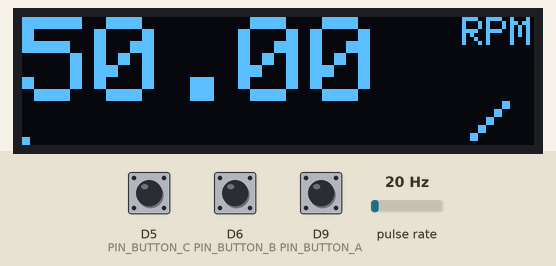
This program was run on a simulated Adafruit Feather M0. Parts: 128×32 one-colour display. Wiring (inferred from the names in the program): pulse sensor: data D10. The test bench sets the inputs (shaded band); at power-on: D5 (PIN_BUTTON_C) HIGH, D6 (PIN_BUTTON_B) HIGH, D9 (PIN_BUTTON_A) HIGH, pulse rate 20 Hz.

Above: at 5.2 s.
5.3 s: D5 (PIN_BUTTON_C) pulled LOW for 0.15 s
At 5.9 s:
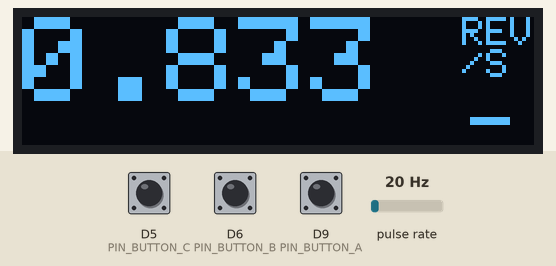
8.4 s: D6 (PIN_BUTTON_B) pulled LOW for 0.15 s
At 8.9 s:
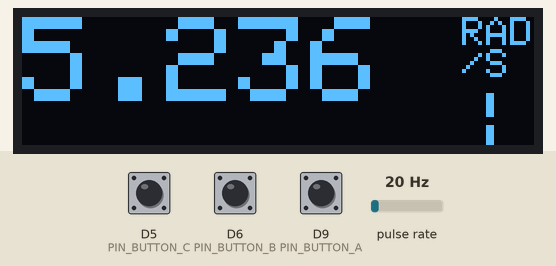
11.5 s: D9 (PIN_BUTTON_A) pulled LOW for 0.15 s
At 12.4 s:
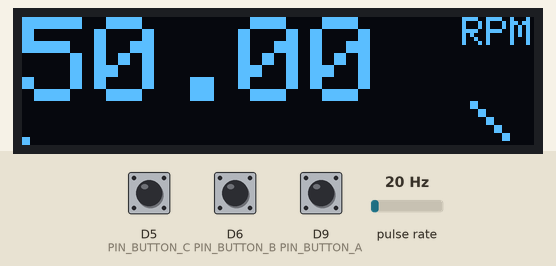
14.5 s: pulse rate (sensor on D10) set to 4 Hz
17.5 s: D5 (PIN_BUTTON_C) pulled LOW for 1 s
At 18.4 s:
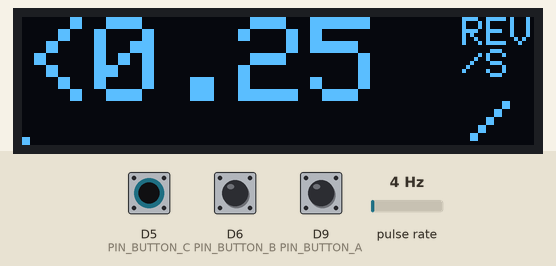
21.5 s: pulse rate (sensor on D10) set to 12 Hz
At 22.9 s:
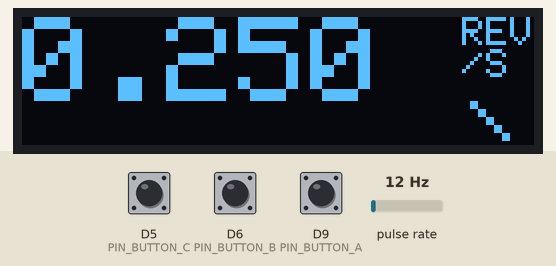
Timing chart, 0 to 24.5 s (numbered marks = the images above; inputs shaded):
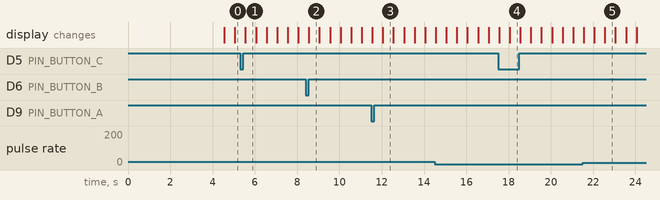

Measured:
- after the input at 5.3 s, the display: changes after 0.26 s (image 1)
- after the input at 8.4 s, the display: changes after 0.16 s (image 2)
- after the input at 11.5 s, the display: first differs from a run without the input after 0.56 s (image 3)
- after the input at 17.5 s, the display: first differs from a run without the input after 0.56 s (image 4)
- what the display in image 2 shows lasts 0.5 s, from 8.6 s to 9.1 s

The program:

main.cpp
```cpp
/*******************************************************************************
  Tachometer

  A stand-alone Arduino tachometer using a transmissive photointerrupter with an
  optical encoder disk.

  The rotation rate is displayed on an OLED screen. The units can be switched
  between RPM, rev/s and rad/s by pressing one of the OLED screen buttons. The
  display will go blank when no rotation has been detected after a certain
  timeout period.

  Hardware:
  - Adafruit Feather M4 Express (Adafruit #3857)
  - Adafruit FeatherWing OLED - 128x32 OLED Add-on For Feather (Adafruit #2900)
  - OMRON EE-SX1041 Transmissive Photomicrosensor
    Emitter on pin 10

  https://github.com/Dennis-van-Gils/project-Tachometer
  Dennis van Gils
  07-09-2022
*******************************************************************************/

#include <Arduino.h>
#include <SPI.h>
#include <Wire.h>

#include "Adafruit_GFX.h"
#include "Adafruit_SSD1306.h"
#include "DvG_StreamCommand.h"
#include "avdweb_Switch.h"

// Tacho settings
enum class TACHO_UNIT {
  RPM,   // rounds per minute
  REVPS, // revolutions per second
  RADPS, // rad per second
  EOL    // end-of-list
};

const uint8_t PIN_TACHO = 10;
const uint8_t N_SLITS_ON_DISK = 24; // Optical encoder disk
TACHO_UNIT unit = TACHO_UNIT::RPM;

// An interrupt service routine (ISR) will execute once an up-flank on the
// digital input of pin PIN_TACHO is detected. A single up-flank corresponds to
// light hitting the photodiode after having been dark.
const uint16_t N_UPFLANKS = 24;    // Number of up-flanks to average over
const uint16_t ISR_TIMEOUT = 4000; // [ms] Timeout to stop waiting for the ISR

// OLED display
const uint8_t PIN_BUTTON_A = 9;
const uint8_t PIN_BUTTON_B = 6;
const uint8_t PIN_BUTTON_C = 5;
Switch button_A = Switch(PIN_BUTTON_A, INPUT_PULLUP);
Switch button_B = Switch(PIN_BUTTON_B, INPUT_PULLUP);
Switch button_C = Switch(PIN_BUTTON_C, INPUT_PULLUP);

Adafruit_SSD1306 display = Adafruit_SSD1306(128, 32, &Wire);
const uint16_t T_DISPLAY = 500;       // [ms] Display refresh rate
const uint16_t T_SCREENSAVER = 20000; // [ms] Turn display off when at 0 RPM

// Instantiate serial port listener for receiving ASCII commands
const uint8_t CMD_BUF_LEN = 16;  // Length of the ASCII command buffer
char cmd_buf[CMD_BUF_LEN]{'\0'}; // The ASCII command buffer
DvG_StreamCommand sc(Serial, cmd_buf, CMD_BUF_LEN);

/*------------------------------------------------------------------------------
  Frequency detector
------------------------------------------------------------------------------*/

// Minimum detectable rotation rates
const double MIN_REVPS = 1000. * N_UPFLANKS / ISR_TIMEOUT / N_SLITS_ON_DISK;
const double MIN_RPM = MIN_REVPS * 60;
const double MIN_RADPS = MIN_REVPS * TWO_PI;

volatile bool isr_done = false;
volatile uint8_t isr_counter = 0;
volatile uint32_t T_upflanks = 0; // [us] Measured duration for N_UPFLANKS
double freq_upflanks = NAN;       // [Hz] Measured up-flank frequency

void isr_rising() {
  // Interrupt service routine for when an up-flank is detected on the input pin
  static uint32_t micros_start = 0;

  if (!isr_done) {
    if (isr_counter == 0) {
      micros_start = micros();
    }
    isr_counter++;
    if (isr_counter > N_UPFLANKS) {
      T_upflanks = micros() - micros_start;
      isr_done = true;
    }
  }
}

/*------------------------------------------------------------------------------
  setup
------------------------------------------------------------------------------*/

void setup() {
  Serial.begin(9600);

  // Tacho input
  pinMode(PIN_TACHO, INPUT_PULLDOWN);
  attachInterrupt(digitalPinToInterrupt(PIN_TACHO), isr_rising, RISING);

  // SSD1306_SWITCHCAPVCC = generate display voltage from 3.3V internally
  display.begin(SSD1306_SWITCHCAPVCC, 0x3C); // Address 0x3C for 128x32
  display.clearDisplay();                    // Clear the buffer
  display.setTextColor(SSD1306_WHITE);
  display.setCursor(0, 0);
  display.setTextSize(1);
  display.print("GITHUB.COM/");
  display.setCursor(0, 12);
  display.print("DENNIS-VAN-GILS/");
  display.setCursor(0, 24);
  display.print("PROJECT-TACHOMETER");
  display.display();
  delay(4000);
}

/*------------------------------------------------------------------------------
  loop
------------------------------------------------------------------------------*/

void loop() {
  uint32_t now = millis();
  static uint32_t tick = now;
  static uint32_t tick_isr = now;
  static bool alive_blinker = true;
  static bool update_anim = false;
  static uint8_t anim = 0;

  if (isr_done) {
    freq_upflanks = 1000000. / T_upflanks * N_UPFLANKS;
    update_anim = true;
    isr_counter = 0;
    isr_done = false;
    tick_isr = now;
  }

  if (now - tick_isr > ISR_TIMEOUT) {
    freq_upflanks = NAN;
  }

  double tacho_revps = freq_upflanks / N_SLITS_ON_DISK;
  double tacho_rpm = tacho_revps * 60.;
  double tacho_radps = tacho_revps * TWO_PI;

  // Listen for commands on the serial port
  if (sc.available()) {
    char *str_cmd = sc.getCommand();

    if (strcmp(str_cmd, "id?") == 0) {
      // Reply identity string
      Serial.println("Arduino, Tachometer v1.0");

    } else if (strncmp(str_cmd, "u", 1) == 0) {
      // Change unit
      uint8_t new_unit = parseIntInString(str_cmd, 1);
      if (new_unit == int(TACHO_UNIT::REVPS)) {
        unit = TACHO_UNIT::REVPS;
      } else if (new_unit == int(TACHO_UNIT::RADPS)) {
        unit = TACHO_UNIT::RADPS;
      } else {
        unit = TACHO_UNIT::RPM;
      }

    } else {
      // Report rotation rate
      if (unit == TACHO_UNIT::RPM) {
        Serial.print(tacho_rpm, tacho_rpm < 100 ? 2 : 1);
        Serial.println(" rpm");

      } else if (unit == TACHO_UNIT::REVPS) {
        Serial.print(tacho_revps, tacho_revps < 10 ? 3 : 2);
        Serial.println(" rev/s");

      } else if (unit == TACHO_UNIT::RADPS) {
        Serial.print(tacho_radps, tacho_radps < 10 ? 3 : 2);
        Serial.println(" rad/s");
      }
    }
  }

  // Read the buttons
  button_A.poll();
  button_B.poll();
  button_C.poll();
  if (button_A.pushed() || button_B.pushed() || button_C.pushed()) {
    unit = static_cast<TACHO_UNIT>((int(unit) + 1) % int(TACHO_UNIT::EOL));
  }

  // Refresh display
  if (now - tick_isr > T_SCREENSAVER) {
    // Screensaver engaged
    display.clearDisplay();
    display.display();
    delay(100);

  } else {
    if (now - tick >= T_DISPLAY) {
      tick = now;
      display.clearDisplay();

      // Draw rotation rate value
      display.setCursor(0, 0);
      display.setTextSize(3);

      if (unit == TACHO_UNIT::RPM) {
        if (!isnan(freq_upflanks)) {
          display.print(tacho_rpm, tacho_rpm < 100 ? 2 : 1);
        } else {
          display.print("<");
          display.print(MIN_RPM);
        }
        display.setTextSize(1);
        display.setCursor(110, 0);
        display.print("RPM");

      } else if (unit == TACHO_UNIT::REVPS) {
        if (!isnan(freq_upflanks)) {
          display.print(tacho_revps, tacho_revps < 10 ? 3 : 2);
        } else {
          display.print("<");
          display.print(MIN_REVPS);
        }
        display.setTextSize(1);
        display.setCursor(110, 0);
        display.print("REV");
        display.setCursor(110, 8);
        display.print("/S");

      } else if (unit == TACHO_UNIT::RADPS) {
        if (!isnan(freq_upflanks)) {
          display.print(tacho_radps, tacho_radps < 10 ? 3 : 2);
        } else {
          display.print("<");
          display.print(MIN_RADPS);
        }
        display.setTextSize(1);
        display.setCursor(110, 0);
        display.print("RAD");
        display.setCursor(110, 8);
        display.print("/S");
      }

      // Draw alive blinker
      alive_blinker = !alive_blinker;
      if (alive_blinker) {
        display.fillRect(0, 30, 2, 2, SSD1306_WHITE);
      }

      // Draw new readout animation
      display.setTextSize(2);
      display.setCursor(112, 19);
      if (update_anim) {
        update_anim = false;
        anim = ((anim + 1) % 4);
      }
      if (anim == 0) {
        display.print("|");
      } else if (anim == 1) {
        display.print("/");
      } else if (anim == 2) {
        display.print("-");
      } else if (anim == 3) {
        display.print("\\");
      }

      display.display();
    }
  }
}
```
